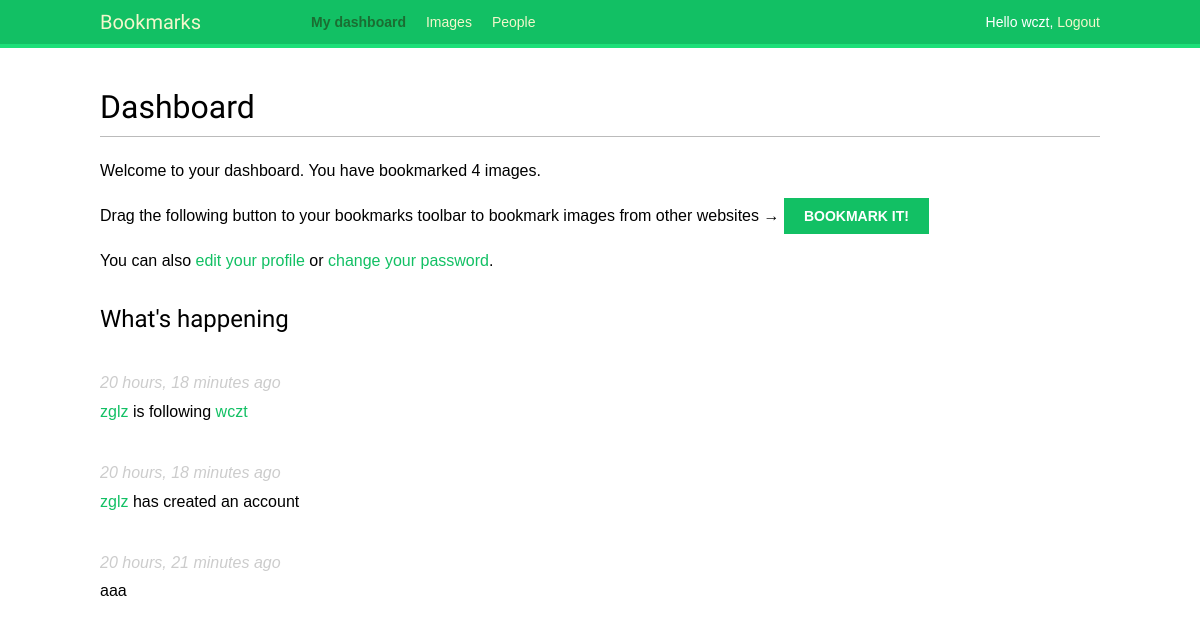
/account/ (signed in), run on the app's committed database.
### actions/models.py (models this page shows)
class Action(models.Model):
    user = models.ForeignKey(User,
                             related_name='actions',
                             db_index=True)
    verb = models.CharField(max_length=255)
    target_ct = models.ForeignKey(ContentType,
                                  blank=True,
                                  null=True,
                                  related_name='target_obj')
    target_id = models.PositiveIntegerField(null=True,
                                            blank=True,
                                            db_index=True)
    target = GenericForeignKey('target_ct', 'target_id')
    created = models.DateTimeField(auto_now_add=True, db_index=True)
    class Meta:
        ordering = ('-created',)

### account/views.py (the view)
@login_required
def dashboard(request):
    actions = Action.objects.exclude(user=request.user)
    following_ids = request.user.following.values_list('id', flat=True)
    if following_ids:
        actions = actions.filter(user_id__in=following_ids).select_related(
            'user', 'user__profile').prefetch_related('target')
    actions = actions[:10]
    return render(request, 'account/dashboard.html',
                  {'section': 'dashboard',
                   'actions': actions})

### account/templates/account/dashboard.html (shortened to what this page needs)
{% extends "base.html" %}
{% block content %}
    <h1>Dashboard</h1>
    {% with total_images_created=request.user.images_created.count %}
        <p>Welcome to your dashboard. You have bookmarked {{ total_images_created }} image{{ total_images_created|pluralize }}.</p>
    {% endwith %}
    <p>Drag the following button to your bookmarks toolbar to bookmark images from other websites → <a href="javascript:{% include "bookmarklet_launcher.js" %}" class="button">Bookmark it!</a><p>
    <p>You can also <a href="{% url "edit" %}">edit your profile</a> or <a href="{% url "password_change" %}">change your password</a>.<p>
      <h2>What's happening</h2>
      <div id="action-list">
        {% for action in actions %}
          {% include "actions/action/detail.html" %}
        {% endfor %}
      </div>
{% endblock %}

### account/templates/base.html (shortened to what this page needs)
{% load staticfiles %}
<!DOCTYPE html>
<html>
<head>
    <link href="{% static "css/base.css" %}" rel="stylesheet">
</head>
<body>
    <div id="header">
        <span class="logo">Bookmarks</span>
        {% if request.user.is_authenticated %}
        <ul class="menu">
            <li {% if section == "dashboard" %}class="selected"{% endif %}><a href="{% url "dashboard" %}">My dashboard</a></li>
            <li {% if section == "images" %}class="selected"{% endif %}><a href="{% url "images:list" %}">Images</a></li>
            <li {% if section == "people" %}class="selected"{% endif %}><a href="{% url "user_list" %}">People</a></li>
        </ul>
        {% endif %}
        <span class="user">
        {% if request.user.is_authenticated %}
            Hello {{ request.user.first_name }}, <a href="{% url "logout" %}">Logout</a>
        {% else %}
            <a href="{% url "login" %}">Log-in</a>
        {% endif %}
        </span>
    </div>
    <div id="content">
        {% block content %}
        {% endblock %}
    </div>
</body>
</html>

### actions/templates/actions/action/detail.html (shortened to what this page needs)
{% load thumbnail %}
{% with user=action.user profile=action.user.profile %}
<div class="action">
  <div class="info">
    <p>
      <span class="date">{{ action.created|timesince }} ago</span>
      <br />
      <a href="{{ user.get_absolute_url }}">
        {{ user.first_name }}
      </a>
      {{ action.verb }}
      {% if action.target %}
        {% with target=action.target %}
          <a href="{{ target.get_absolute_url }}">{{ target }}</a>
        {% endwith %}
      {% endif %}
    </p>
  </div>
</div>
{% endwith %}

### account/static/css/base.css (style rules this page uses)
body { margin:0; padding:0; font-family:helvetica, sans-serif; }
p { line-height: 1.8; }
a { color:#12c064; text-decoration:none; }
h1, h2, h3, h4, h5 , h6 { font-family: 'Muli', sans-serif; font-weight:normal; }
h1 { border-bottom:1px solid #bbb; padding:0 0 10px 0; margin:10px 0 20px 0; }
h2 { margin:30px 0 20px; }
#header { padding:10px 100px; font-size:14px; background:#12c064; color:#fff; border-bottom:4px solid #1cdf78; overflow:auto; }
#header .logo { font-family: 'Muli', sans-serif; float:left; color:#f3f7cc; font-size:20px; margin-right:10%; }
#header ul.menu { list-style:none; float:left; margin:0; padding:0; }
#header ul.menu li { float:left; padding:4px 10px; }
#header ul.menu li.selected a, #header ul.menu li.selected a:hover { color:#1b6d32; font-weight:bold; }
#header a { color:#f3f7cc; }
#header .user { float:right; padding-top:4px; }
#content { padding:30px 100px; }
input[type=submit], a.button { font-weight:bold; background:#12c064; color:#fff; padding:10px 20px; font-size:14px; text-transform:uppercase; }
.action { clear:both; overflow:auto; }
.action .date { font-style:italic; color:#ccc; }

### data on the page
Action: created "20 hours, 18 minutes", user.first_name "zglz", verb "is following", target "wczt"
Action: created "20 hours, 18 minutes", user.first_name "zglz", verb "has created an account"
Action: created "20 hours, 21 minutes", verb "aaa"

### other printed values
{{ request.user.first_name }} "wczt"
{{ total_images_created }} "4"
